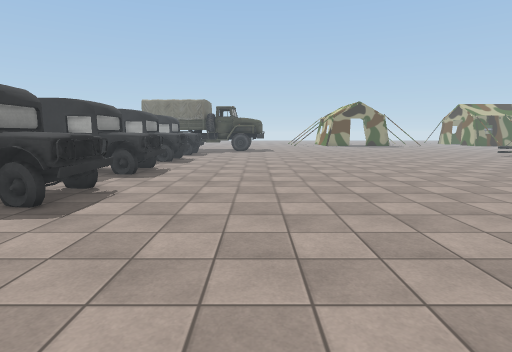
view 1 (above)

19 first-person views from a walk through a 3-D level made in the Unity game engine. The camera is 1.5 m above the floor, tilts 8° down and sees 80° across. The floor is counted in squares, 1 m on a side. Each view is taken from the middle of a square. On the plan, view 1 faces up. The plan holds only what a view shows up to about 15 squares ahead; the rest is blank. The place goes on beyond the plan. The player character is not drawn. Some surface patterns are stand-ins.

view 2
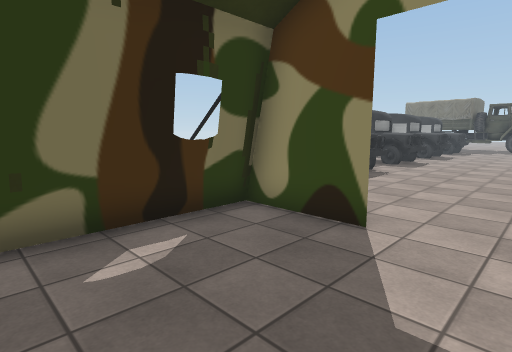

view 3
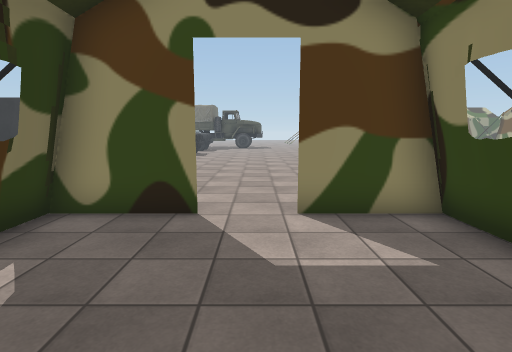

view 4
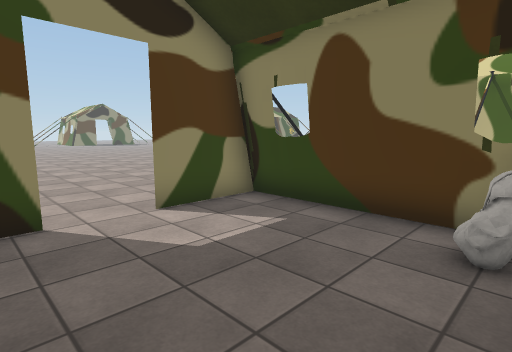

view 5
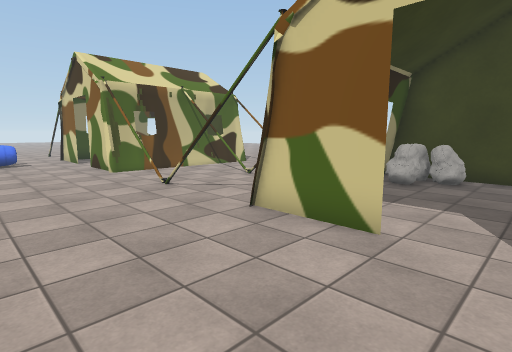

view 6
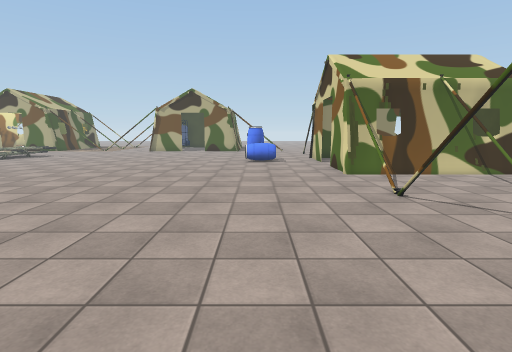

view 7
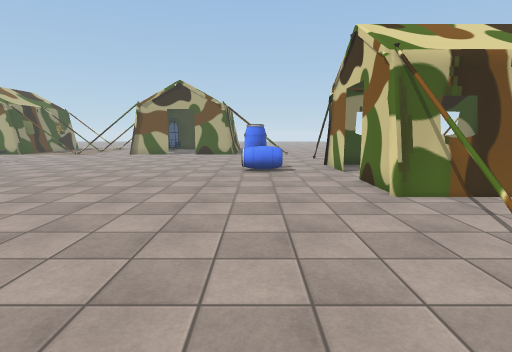

view 8
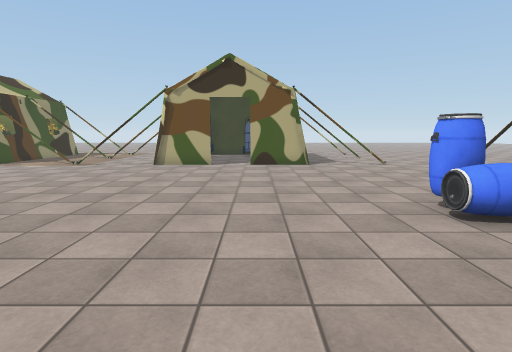

view 9
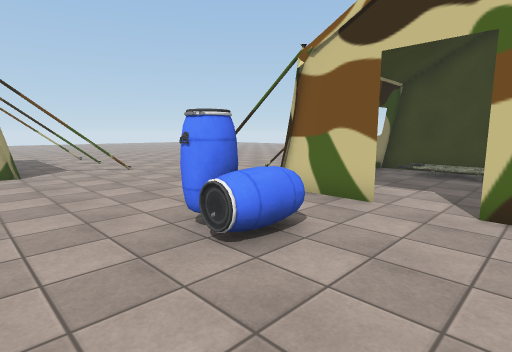

view 10
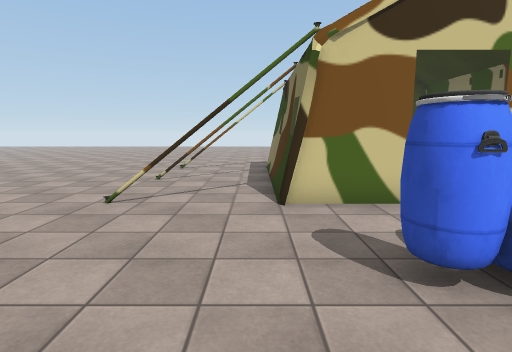

view 11
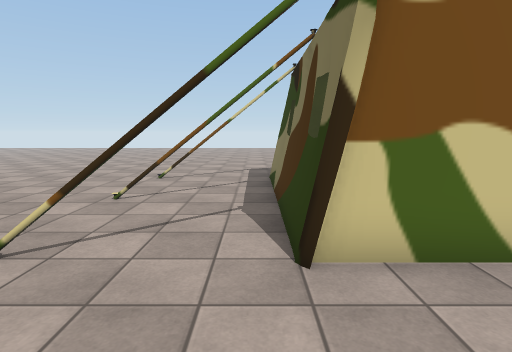

view 12
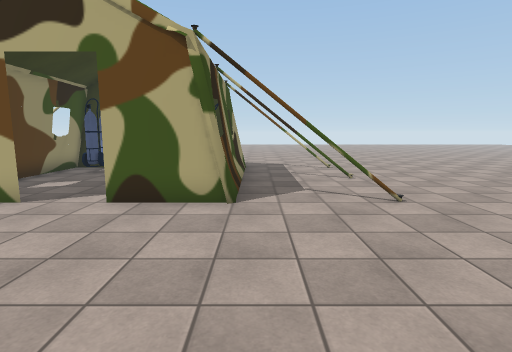

view 13
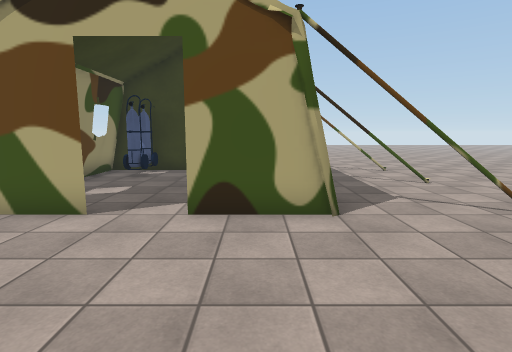

view 14
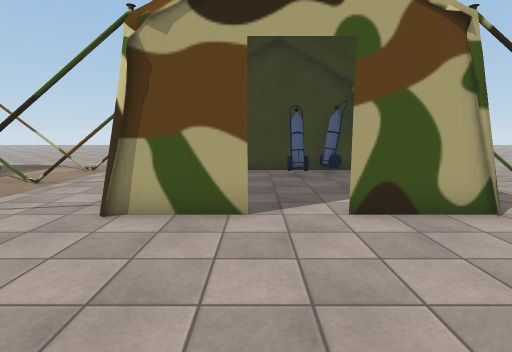

view 15
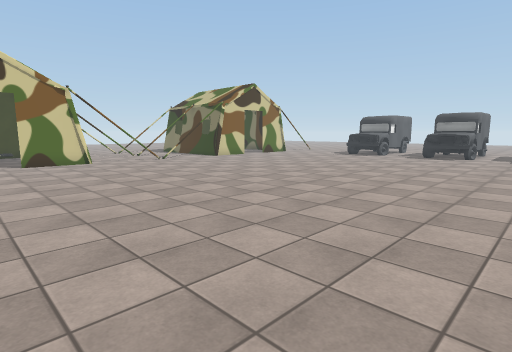

view 16
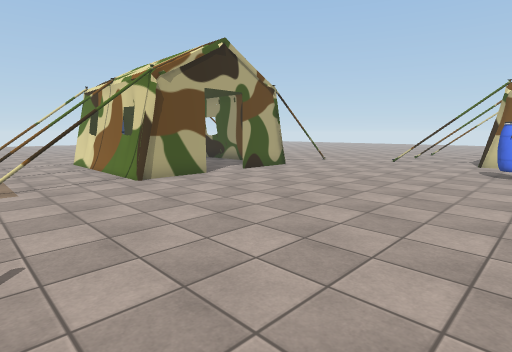

view 17
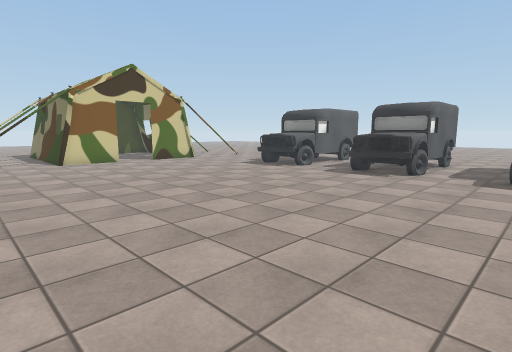

view 18
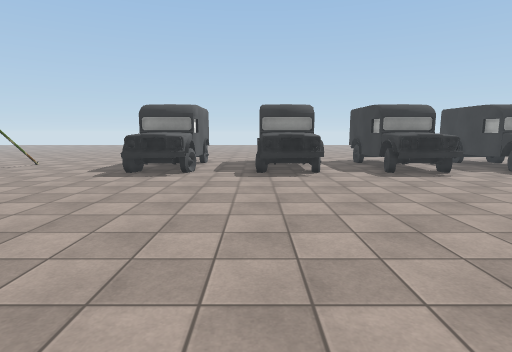

view 19
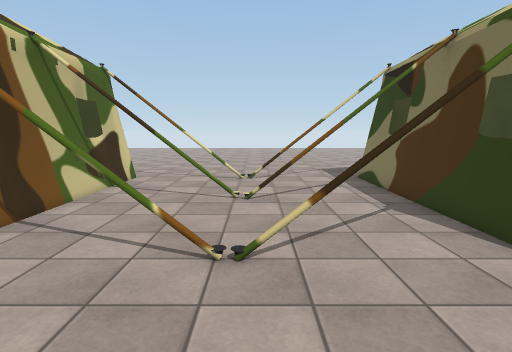

### Floor plan
Key: @ floor where view 1 was taken; # wall or solid block; . main floor; : floor 0.25 m higher than the main floor; / step, stairs or slope; = window, fence, low wall or low ledge; ^ raised ledge; B barrel; O other object.
Columns run from 9 left of view 1 to 34 right of it. Each row starts with its distance up from view 1.
 17    #^^......... .  ..... . .. ...... ......
 16  ###^#................... .........=..O....
 15 ...................................#..O..#..
 14 ............................................
 13 ####^^.............................#=#####.
 12   ##^^.............................#....##
 11  ###^#.............................#....##
 10  .......................................##
  9  .......................................##
  8  ###^^.............................#....##
  7    #^^.............................#....=#
  6    #^#.............................#=###=#
  5   ..........................................
  4  ........................BB..............#..
  3  ........................BB........#..#..#..
  2  ........................................=..
  1  ....###..###.......###..###................
  0  .=# #...@..#.##..#.#  ....#.##=............
 -1  ..  =......=.......=  ....=................
 -2      #......#.......#  ....#................
 -3      #......#.##=OO.#  ....#.##=............
 -4      #.....=#.......#   ...#................
 -5        . .=##.......##  ://#................
 -6        ######.##..#.########.##=............
 -7             .........       ............. ..
 -8              .........      .............
 -9              .........      ............

Where each view was taken, in squares from view 1:
view 1: 0 up, 0 right, facing up
view 2: 4 down, 1 right, facing up-left
view 3: 5 down, 0 right, facing up
view 4: 5 down, 2 left, facing up-right
view 5: 5 up, 1 left, facing down-right
view 6: 4 up, 0 right, facing right
view 7: 4 up, 4 right, facing right
view 8: 8 up, 11 right, facing right
view 9: 7 up, 13 right, facing down-right
view 10: 7 up, 19 right, facing down
view 11: 4 up, 19 right, facing down
view 12: 5 up, 19 right, facing right
view 13: 7 up, 20 right, facing right
view 14: 10 up, 20 right, facing right
view 15: 17 up, 16 right, facing down-left
view 16: 17 up, 16 right, facing down-right
view 17: 17 up, 7 right, facing down-left
view 18: 11 up, 7 right, facing left
view 19: 4 up, 7 right, facing down
